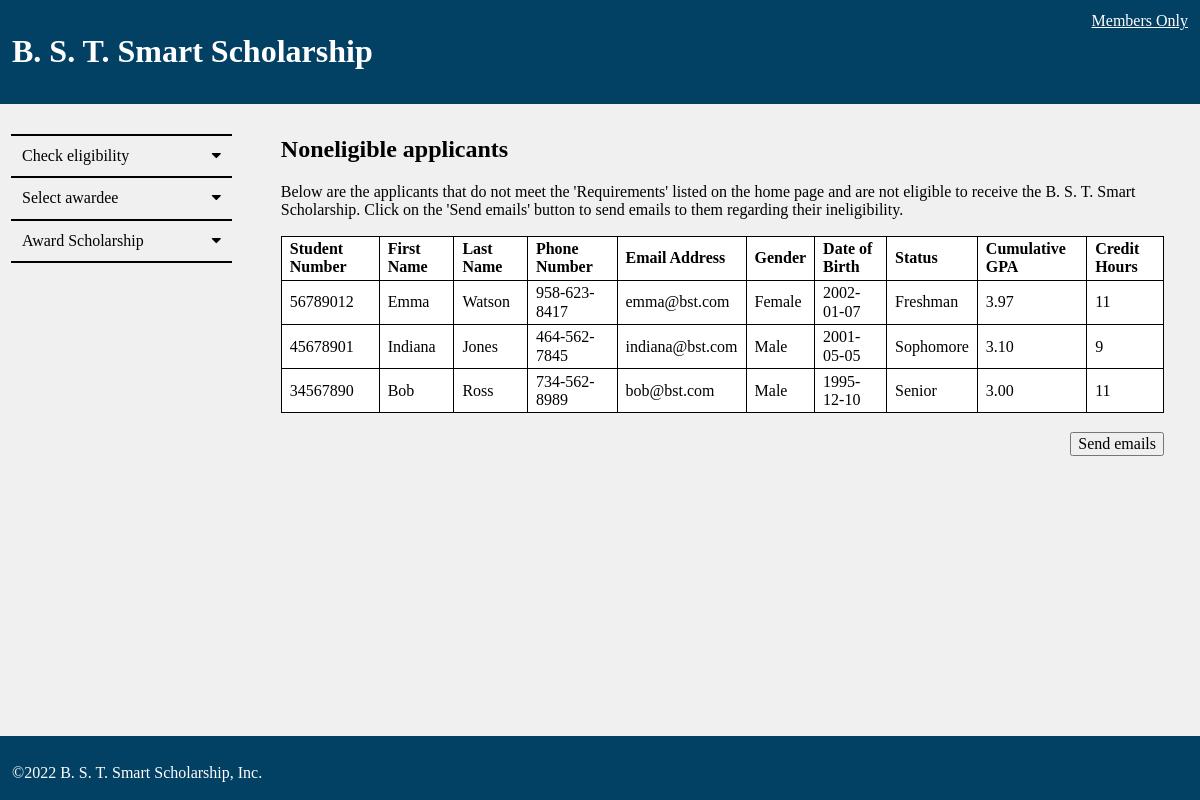
Screenshot of /controller.php?action=show_noneligible with the database file from the repository.
### tables this page shows
CREATE TABLE APPLICANTS (
  studentNumber    CHAR(8)         NOT NULL,
  firstName        VARCHAR(50),
  lastName         VARCHAR(50),
  phoneNumber      VARCHAR(20),
  email            VARCHAR(255),
  gender           ENUM('Male', 'Female'),
  dateOfBirth      DATE,
  status           ENUM('Freshman', 'Sophomore', 'Junior', 'Senior'),
  cumulativeGPA    DECIMAL(3,2),
  semesterGPA      DECIMAL(3,2),
  credits          INT,
  eligible         BOOLEAN,
  votes            INT            DEFAULT 0,

  PRIMARY KEY (studentNumber),
  FOREIGN KEY (studentNumber) REFERENCES REGISTRAR_OFFICE (studentNumber),
  UNIQUE (email)
);

### model/applicants_db.php (called while the page is built, shortened)
<?php
function get_noneligible($noneligible) {
  global $db;
  $query = 'SELECT *
            FROM APPLICANTS X
            WHERE X.eligible = :noneligible';
  $statement = $db->prepare($query);
  $statement->bindValue(':noneligible', $noneligible);
  $statement->execute();
  $results = $statement->fetchAll();
  if ($results) {
    $noneligible_apps = new NoneligibleStudentAggregate();
    foreach ($results as $result) :
      $noneligible_apps->addStudent($result);
    endforeach;
    return $noneligible_apps;
  }
  else {
    return false;
  }
}
?>

### model/iterator/NoneligibleStudentAggregate.php (called while the page is built, shortened)
<?php
    class NoneligibleStudentAggregate implements StudentAggregate {
        private $students = array();
        private $student_count = 0;
        public function createIterator() {
            return new NoneligibleStudentIterator($this);
        }
        public function getStudentCount() {
            return $this->student_count;
        }
        private function setStudentCount($count) {
            $this->student_count = $count;
        }
        public function getStudent() {
            if ($this->getStudentCount() > 0) {
                return array_pop($this->students);
            }
            else {
                return NULL;
            }
        }
        public function addStudent($student) {
            array_push($this->students, $student);
        }
    }
?>

### model/iterator/NoneligibleStudentIterator.php (called while the page is built, shortened)
<?php
    class NoneligibleStudentIterator implements StudentIterator {
        private $student_aggregate;
        private $current_student;
        public function __construct($student_aggregate) {
            $this->student_aggregate = $student_aggregate;
            $this->current_student = $student_aggregate->getStudentCount() - 1;
        }
        public function next() {
            if ($this->hasNext()) {
                --$this->current_student;
                return $this->student_aggregate->getStudent();
            }
            else {
                return NULL;
            }
        }
        public function hasNext() {
            if ($this->current_student > -1) {
                return TRUE;
            }
            else {
                return FALSE;
            }
        }
    }
?>

### member/noneligible_applicants.php (the view)
<?php include 'view/header.php'; ?>
<main id='home_content'>
  <?php include 'member/member_menu.php' ?>
  <section id='member_section'>
    <h2>Noneligible applicants</h2>
    <p>Below are the applicants that do not meet the 'Requirements' listed on the home page and are not eligible to receive the B. S. T. Smart Scholarship.
      Click on the 'Send emails' button to send emails to them regarding their ineligibility.</p>
      <table class='member_table'>
        <tr>
          <th>Student Number</th>
          <th>First Name</th>
          <th>Last Name</th>
          <th>Phone Number</th>
          <th>Email Address</th>
          <th>Gender</th>
          <th>Date of Birth</th>
          <th>Status</th>
          <th>Cumulative GPA</th>
          <th>Credit Hours</th>
        </tr>
        <?php if ($noneligible_apps != false) { ?>
          <?php while ($noneligible_apps_iterator->hasNext()) {
              $app = $noneligible_apps_iterator->next();
          ?>
            <tr>
              <td><?php echo $app['studentNumber']; ?></td>
              <td><?php echo $app['firstName']; ?></td>
              <td><?php echo $app['lastName']; ?></td>
              <td><?php echo $app['phoneNumber']; ?></td>
              <td><?php echo $app['email']; ?></td>
              <td><?php echo $app['gender']; ?></td>
              <td><?php echo $app['dateOfBirth']; ?></td>
              <td><?php echo $app['status']; ?></td>
              <td><?php echo $app['cumulativeGPA']; ?></td>
              <td><?php echo $app['credits']; ?></td>
            </tr>
          <?php } ?>
        <?php } ?>
      </table><br>
      <?php if ($noneligible_apps != FALSE) { ?>
        <span id='message'></span><input style='float: right;' type='submit' value='Send emails' onclick="sendEmails()">
      <?php } ?>
  </section>
</main>
<?php include 'view/footer.php'; ?>

### styles/main.css (style rules this page uses)
body { position: relative; min-height: 100vh; background-color: #f0f0f0; overflow-x: hidden; }
main { padding-top: 1%; padding-bottom: 1%; }
#home_content { display: flex; }
#member_section { flex: 80%; padding-left: 5%; padding-right: 3%; }
.member_table { border: 1px solid black; border-collapse: collapse; background-color: white; width: 100%; }
.member_table td, .member_table th { border: 1px solid black; padding: .2em .5em .2em .5em; text-align: left; }

### rows the page displays
applicants: studentNumber "56789012", firstName "Emma", lastName "Watson", phoneNumber "958-623-8417", email "emma@bst.com", gender "Female", dateOfBirth "2002-01-07", status "Freshman", cumulativeGPA "3.97", credits "11"
applicants: studentNumber "45678901", firstName "Indiana", lastName "Jones", phoneNumber "464-562-7845", email "indiana@bst.com", gender "Male", dateOfBirth "2001-05-05", status "Sophomore", cumulativeGPA "3.10", credits "9"
applicants: studentNumber "34567890", firstName "Bob", lastName "Ross", phoneNumber "734-562-8989", email "bob@bst.com", gender "Male", dateOfBirth "1995-12-10", status "Senior", cumulativeGPA "3.00", credits "11"
